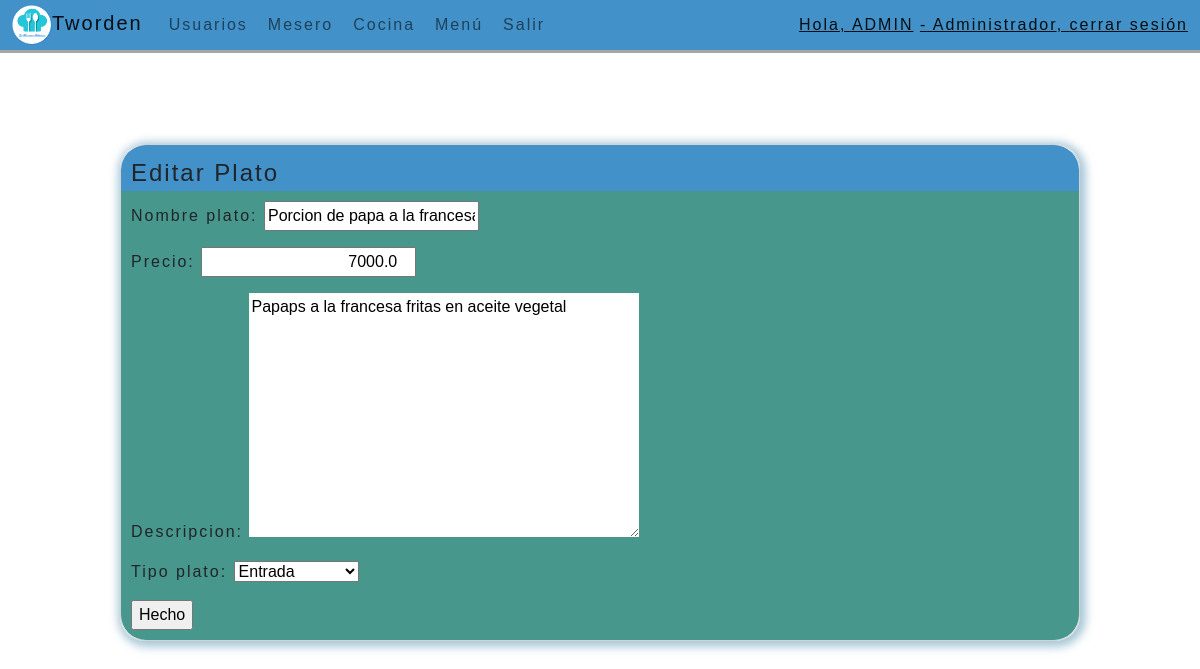
Page /editar-plato/22/ (signed in) on the earlier database version.
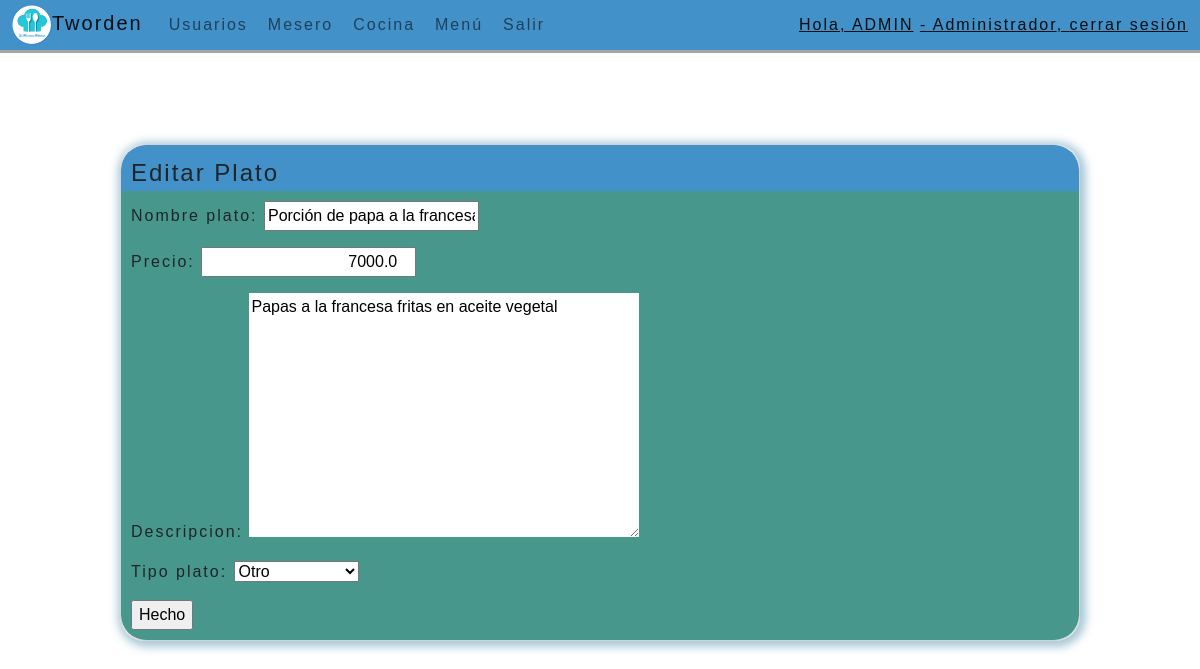
Same page on the later database version.
### paginas/models.py (models this page shows, shortened)
class Menu(models.Model):
    id = models.AutoField(primary_key=True)
    nombre_plato= models.CharField(max_length=155, blank=False, null=False)
    precio= models.FloatField(null=False, blank=False)
    descripcion= models.TextField(max_length=255, blank=True, null=True)
    tipo_plato= models.CharField (
        max_length=50,
        choices=[('Entrada', 'Entrada'), ('Plato Principal', 'Plato Principal'), ('Postre', 'Postre'), ('Bebida', 'Bebida'), ('Otro', 'Otro')]
    )

### paginas/views.py (the view, shortened to what this page needs)
# urls.py: path('editar-plato/<int:id>/', views.editar_plato, name='editar'),
def editar_plato(request,id):
    plato= Menu.objects.get(id=id)
    if request.method == 'GET':
        formulariom = Menuform(instance=plato)
        contexto={
            'formulariom': formulariom
        }
    return render(request,'editar-plato.html',contexto)

### paginas/forms.py
class Menuform(forms.ModelForm):
    class Meta:
        model=Menu
        fields = ('__all__')

### paginas/templates/editar-plato.html (shortened to what this page needs)
{% extends "Base.html" %}
{% block contenido %} {% load static %}
<br><br><br><br><br><br>
{% load crispy_forms_tags %}
<div class="tarjeta">
  <div class="titulo">Editar Plato</div>
  <div class="cuerpo">
    <div class="col-12.col-md-6.offset-md-3">
      <form action="" method="post">
        {{formulariom.as_p}}
        <div class="submiter">
        <input type="submit" value="Hecho">
        </div>
  </div>
  </div>
  </div>
{% endblock %}

Differences in the rows shown:
changed Menu: nombre_plato "Porcion de papa a la francesa" → "Porción de papa a la francesa"; descripcion "Papaps a la francesa fritas en aceite vegetal" → "Papas a la francesa fritas en aceite vegetal"; tipo_plato "Entrada" → "Otro"
